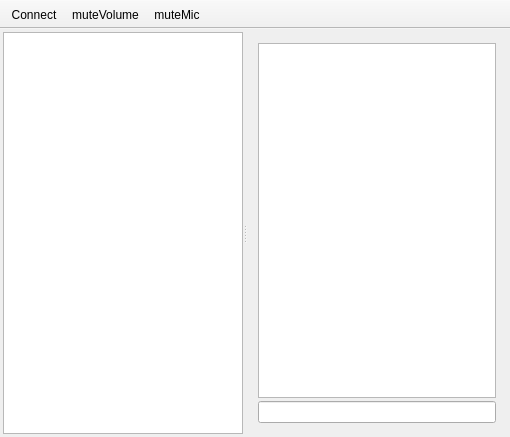
<?xml version="1.0" encoding="UTF-8"?>
<ui version="4.0">
 <class>MainWindow</class>
 <widget class="QMainWindow" name="MainWindow">
  <property name="geometry">
   <rect>
    <x>0</x>
    <y>0</y>
    <width>510</width>
    <height>437</height>
   </rect>
  </property>
  <property name="windowTitle">
   <string>MainWindow</string>
  </property>
  <widget class="QWidget" name="centralWidget">
   <layout class="QHBoxLayout" name="horizontalLayout">
    <property name="spacing">
     <number>3</number>
    </property>
    <property name="leftMargin">
     <number>3</number>
    </property>
    <property name="topMargin">
     <number>3</number>
    </property>
    <property name="rightMargin">
     <number>3</number>
    </property>
    <property name="bottomMargin">
     <number>3</number>
    </property>
    <item>
     <widget class="QSplitter" name="splitter">
      <property name="orientation">
       <enum>Qt::Horizontal</enum>
      </property>
      <widget class="QTreeWidget" name="treeWidget">
       <property name="headerHidden">
        <bool>true</bool>
       </property>
       <column>
        <property name="text">
         <string>Rooms</string>
        </property>
       </column>
      </widget>
      <widget class="QWidget" name="layoutWidget">
       <layout class="QVBoxLayout" name="verticalLayout">
        <property name="spacing">
         <number>3</number>
        </property>
        <item>
         <widget class="QTextEdit" name="textEdit">
          <property name="cursor" stdset="0">
           <cursorShape>ArrowCursor</cursorShape>
          </property>
          <property name="focusPolicy">
           <enum>Qt::NoFocus</enum>
          </property>
          <property name="readOnly">
           <bool>true</bool>
          </property>
          <property name="cursorWidth">
           <number>1</number>
          </property>
         </widget>
        </item>
        <item>
         <widget class="QLineEdit" name="lineEdit"/>
        </item>
       </layout>
      </widget>
     </widget>
    </item>
   </layout>
  </widget>
  <widget class="QMenuBar" name="menuBar">
   <property name="geometry">
    <rect>
     <x>0</x>
     <y>0</y>
     <width>510</width>
     <height>21</height>
    </rect>
   </property>
  </widget>
  <widget class="QToolBar" name="toolBar">
   <property name="windowTitle">
    <string>toolBar</string>
   </property>
   <property name="movable">
    <bool>false</bool>
   </property>
   <attribute name="toolBarArea">
    <enum>TopToolBarArea</enum>
   </attribute>
   <attribute name="toolBarBreak">
    <bool>false</bool>
   </attribute>
   <addaction name="actionConnect"/>
   <addaction name="muteVolume"/>
   <addaction name="muteMic"/>
  </widget>
  <action name="muteVolume">
   <property name="checkable">
    <bool>true</bool>
   </property>
   <property name="icon">
    <iconset resource="../../../data/voicechat/application.qrc">
     <normaloff>:/images/muteButton.png</normaloff>:/images/muteButton.png</iconset>
   </property>
   <property name="text">
    <string>muteVolume</string>
   </property>
  </action>
  <action name="muteMic">
   <property name="checkable">
    <bool>true</bool>
   </property>
   <property name="icon">
    <iconset resource="../../../data/voicechat/application.qrc">
     <normaloff>:/images/muteMic.png</normaloff>:/images/muteMic.png</iconset>
   </property>
   <property name="text">
    <string>muteMic</string>
   </property>
  </action>
  <action name="actionConnect">
   <property name="text">
    <string>Connect</string>
   </property>
  </action>
 </widget>
 <layoutdefault spacing="6" margin="11"/>
 <resources>
  <include location="../../../data/voicechat/application.qrc"/>
 </resources>
 <connections/>
</ui>
